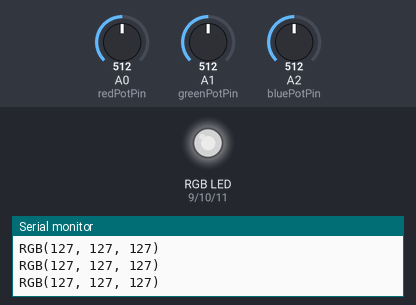
A sketch run on a simulated Arduino Uno, built with avr-gcc and run on an emulated ATmega328P. Shown: an RGB LED mixed from three pins (HIGH = lit), the last lines printed to the serial monitor. The inputs (shaded band) are chosen by the test bench; at power-on: A0 (redPotPin) = 512, A1 (greenPotPin) = 512, A2 (bluePotPin) = 512. Dim RGB values are drawn brighter than linear.

Above: at 1.2 s.
1.3 s: A0 (redPotPin) set to 414
At 2.4 s:
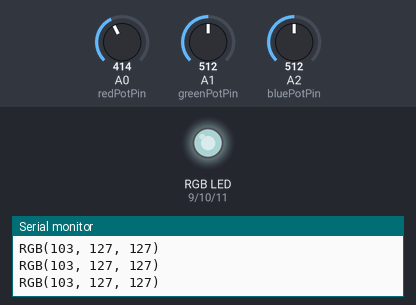
4.3 s: A0 (redPotPin) set to 390
At 5.7 s:
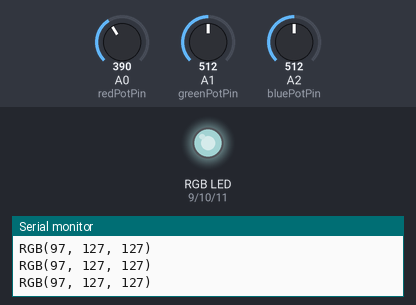
7.3 s: A1 (greenPotPin) set to 413
At 8.1 s:
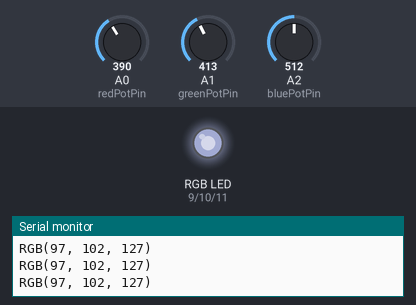
10.3 s: A1 (greenPotPin) set to 384
At 11.7 s:
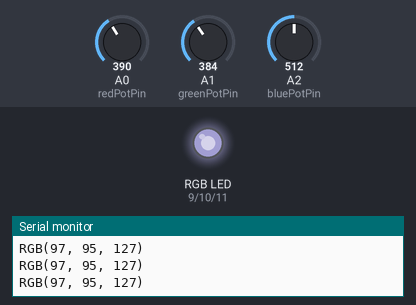
13.3 s: A2 (bluePotPin) set to 420
At 13.8 s:
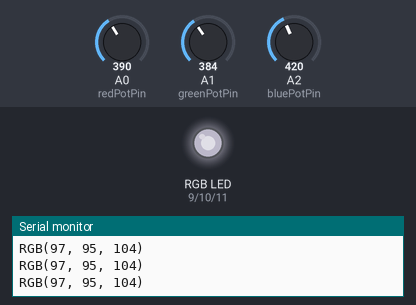
16.3 s: A2 (bluePotPin) set to 394
At 17.7 s:
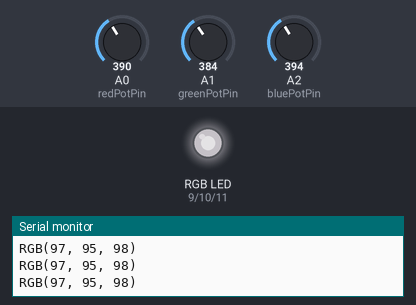
Timing chart, 0 to 18.8 s (numbered marks = the images above; inputs shaded):
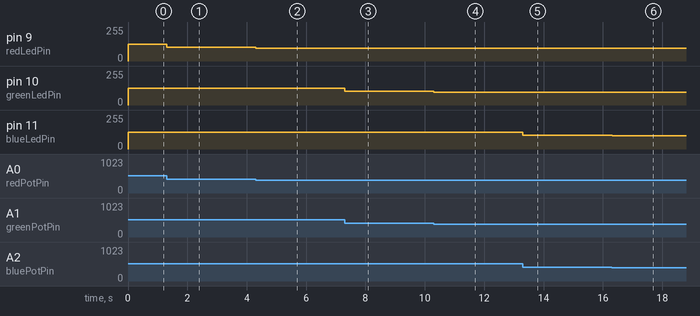

Measured:
- after the input at 1.3 s, pin 9 (redLedPin): 127/255 → 103/255 at once
- after the input at 4.3 s, pin 9 (redLedPin): 103/255 → 97/255 at once
- after the input at 7.3 s, pin 10 (greenLedPin): 127/255 → 102/255 at once
- after the input at 10.3 s, pin 10 (greenLedPin): 102/255 → 95/255 at once
- after the input at 13.3 s, pin 11 (blueLedPin): 127/255 → 104/255 at once
- after the input at 16.3 s, pin 11 (blueLedPin): 104/255 → 98/255 at once

The sketch:

rgbLedControl.ino
```cpp
const int redPotPin = A0;
const int greenPotPin = A1;
const int bluePotPin = A2;
const int redLedPin = 9;
const int greenLedPin = 10;
const int blueLedPin = 11;

const int minAnalogReadValue = 0;
const int maxAnalogReadValue = 1023;
const int minAnalogWriteValue = 0;
const int maxAnalogWriteValue = 255;

void setup() {
  pinMode(redLedPin, OUTPUT);
  pinMode(greenLedPin, OUTPUT);
  pinMode(blueLedPin, OUTPUT);
  pinMode(redPotPin, INPUT);
  pinMode(greenPotPin, INPUT);
  pinMode(bluePotPin, INPUT);
  Serial.begin(9600);
}

void loop() {
  int redPotValue = analogRead(redPotPin);
  int greenPotValue = analogRead(greenPotPin);
  int bluePotValue = analogRead(bluePotPin);

  setColorAnalogRead(redPotValue, greenPotValue, bluePotValue);
}

void setColorAnalogRead(int redPotValue, int greenPotValue, int bluePotValue){

  int mappedRedPotValue = map(redPotValue, minAnalogReadValue, maxAnalogReadValue, minAnalogWriteValue, maxAnalogWriteValue);
  int mappedGreenPotValue = map(greenPotValue, minAnalogReadValue, maxAnalogReadValue, minAnalogWriteValue, maxAnalogWriteValue);
  int mappedBluePotValue = map(bluePotValue, minAnalogReadValue, maxAnalogReadValue, minAnalogWriteValue, maxAnalogWriteValue);

  analogWrite(redLedPin, mappedRedPotValue);
  analogWrite(greenLedPin, mappedGreenPotValue);
  analogWrite(blueLedPin, mappedBluePotValue);

  Serial.println("RGB(" + String(mappedRedPotValue) + ", " + String(mappedGreenPotValue) + ", " + String(mappedBluePotValue) + ")");
}
```
